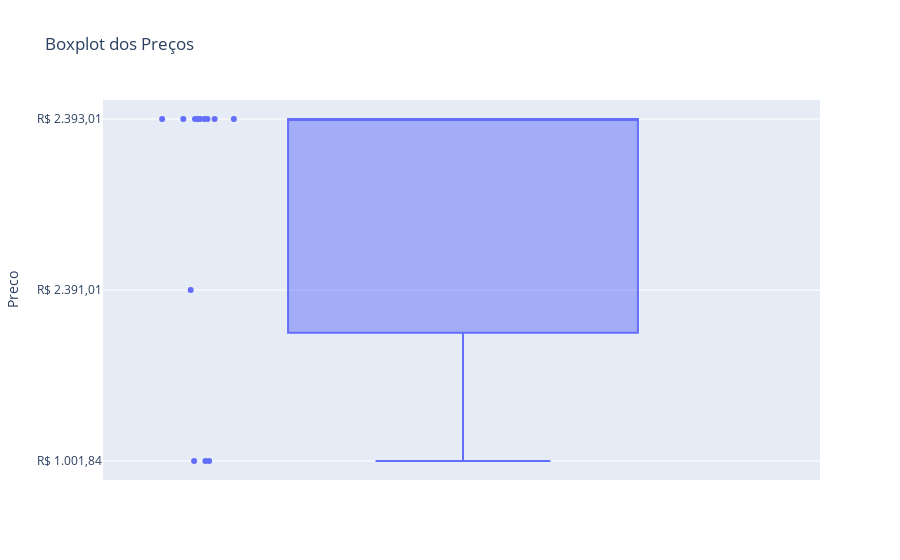

The notebook cell this image was saved under:
### Code cell
fig = px.box(dados, y="Preco", title="Boxplot dos Preços", points="all")
fig.show()

### Figure 1 — Plotly figure (JSON) as saved in the notebook; plotly's stock layout.template omitted (floating-point values rounded to 4 significant figures)
{"data": [{"alignmentgroup": "True", "boxpoints": "all", "hovertemplate": "Preco=%{y}<extra></extra>", "legendgroup": "", "marker": {"color": "#636efa"}, "name": "", "notched": false, "offsetgroup": "", "orientation": "v", "showlegend": false, "type": "box", "x0": " ", "xaxis": "x", "y": ["R$ 1.001,84", "R$ 1.001,84", "R$ 1.001,84", "R$ 2.391,01", "R$ 2.393,01", "R$ 2.393,01", "R$ 2.393,01", "R$ 2.393,01", "R$ 2.393,01", "R$ 2.393,01", "R$ 2.393,01", "R$ 2.393,01", "R$ 2.393,01"], "y0": " ", "yaxis": "y"}], "layout": {"boxmode": "group", "legend": {"tracegroupgap": 0}, "title": {"text": "Boxplot dos Preços"}, "xaxis": {"anchor": "y", "domain": [0, 1]}, "yaxis": {"anchor": "x", "domain": [0, 1], "title": {"text": "Preco"}}}}
